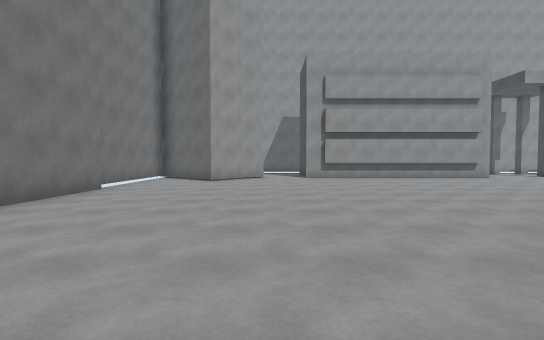
View 1 (above)

24 first-person views from a walk through a Unity game level. The camera is 1.4 m above the floor, tilts 2° down and sees 85° across. The floor is counted in squares, 2 m on a side. Each view is taken from the middle of a square. On the plan, view 1 faces up. The plan holds only what a view shows up to about 10 squares ahead; the rest is blank.

View 2
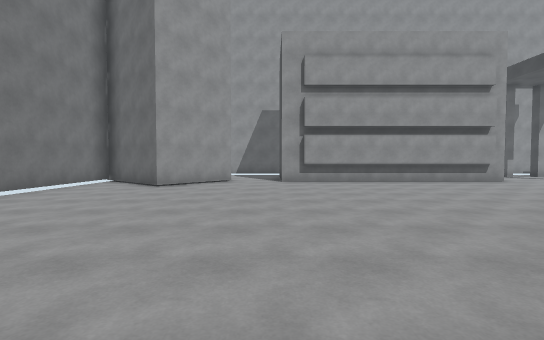

View 3
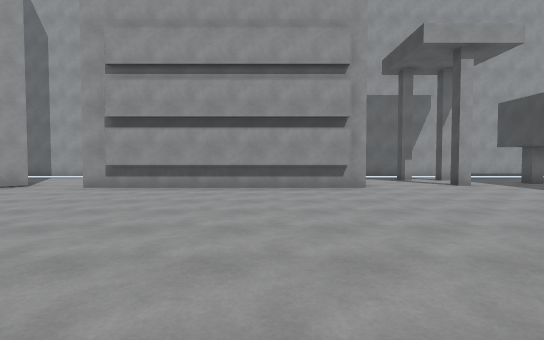

View 4
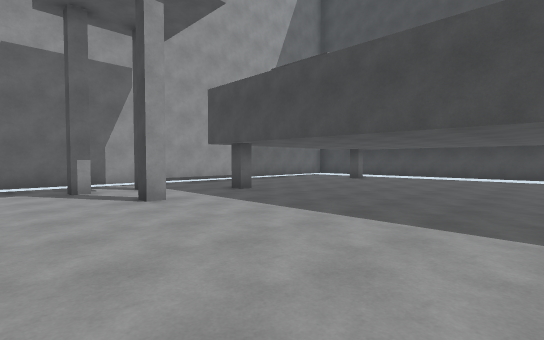

View 5
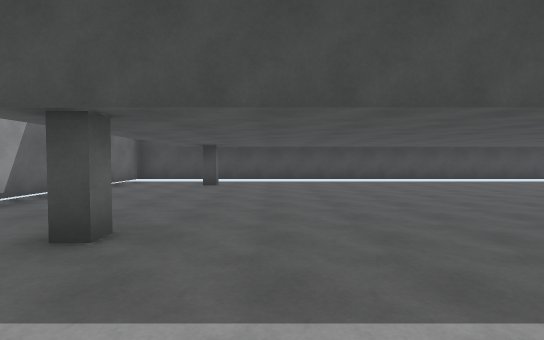

View 6
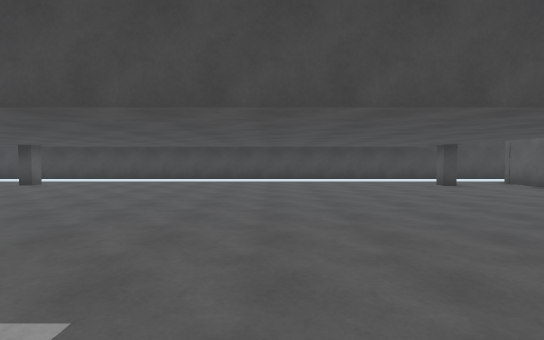

View 7
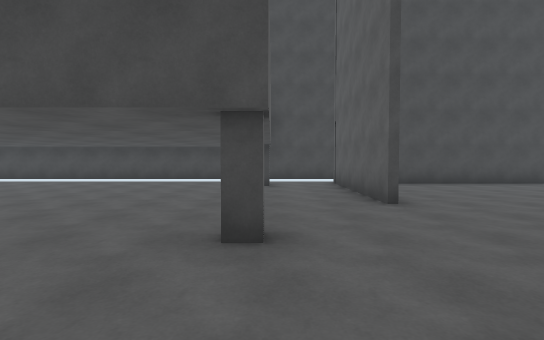

View 8
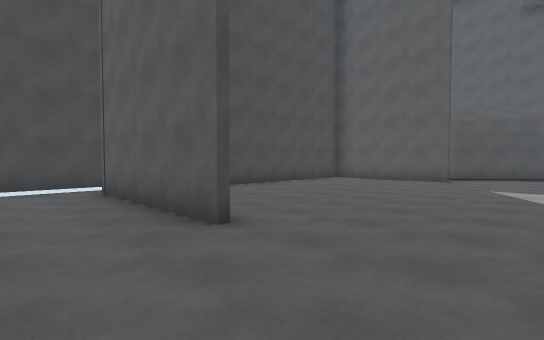

View 9
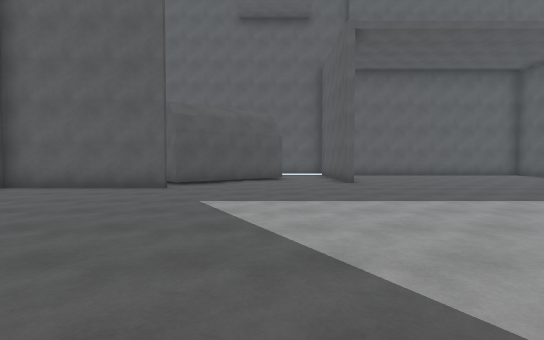

View 10
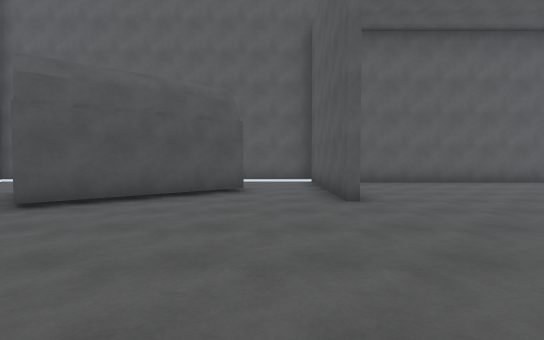

View 11
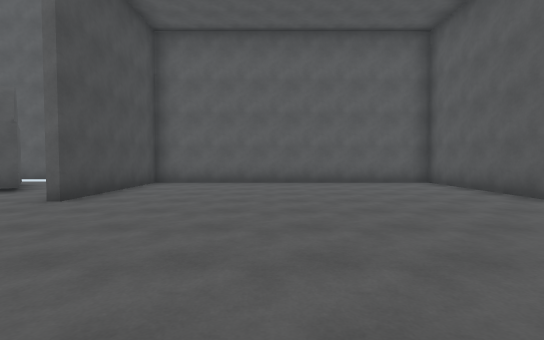

View 12
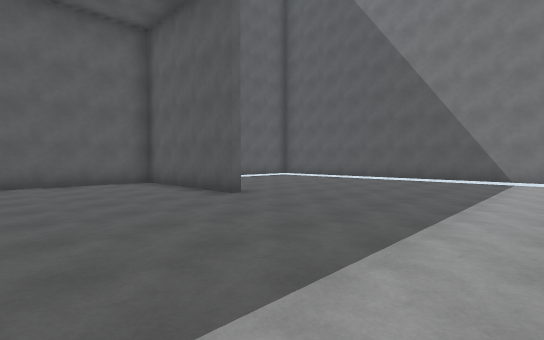

View 13
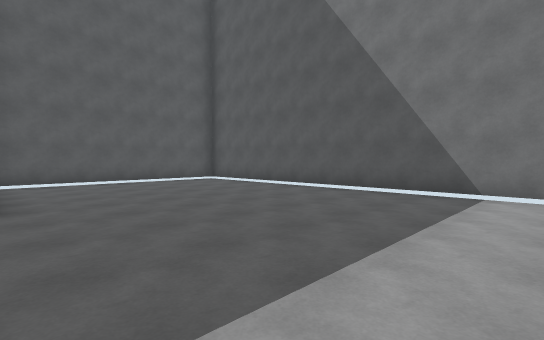

View 14
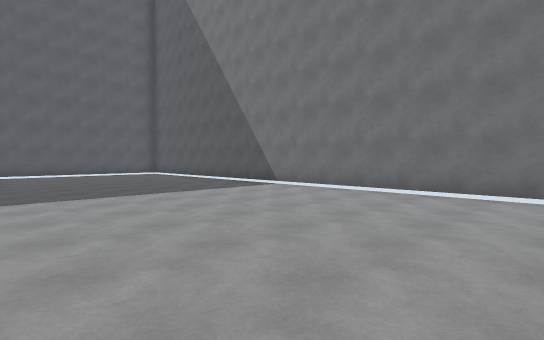

View 15
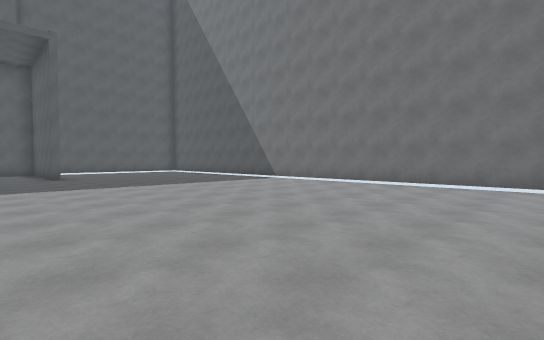

View 16
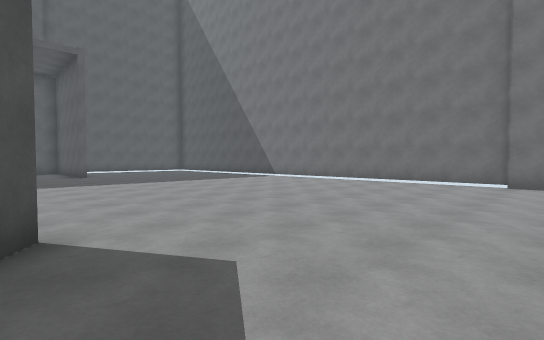

View 17
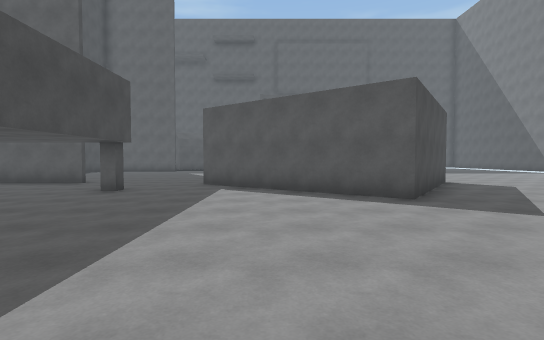

View 18
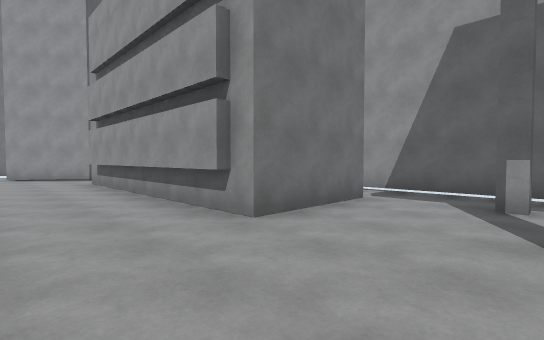

View 19
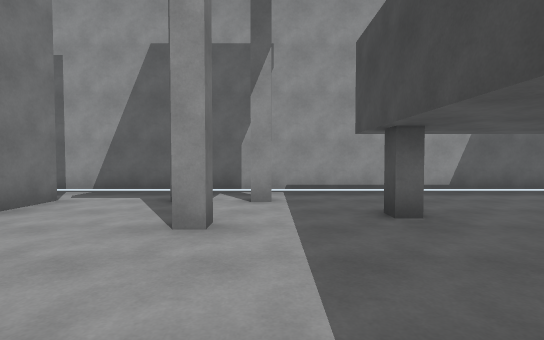

View 20
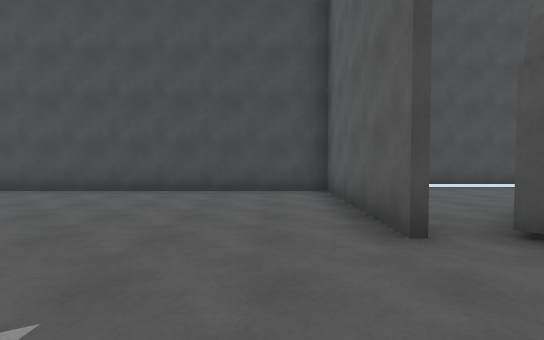

View 21
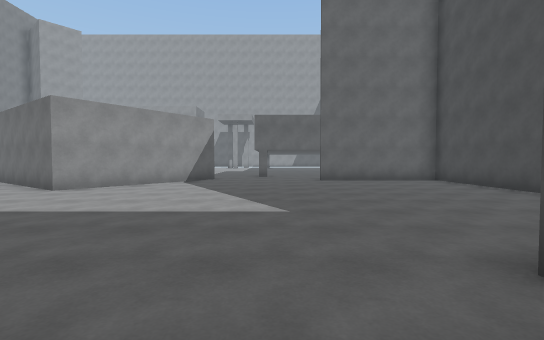

View 22
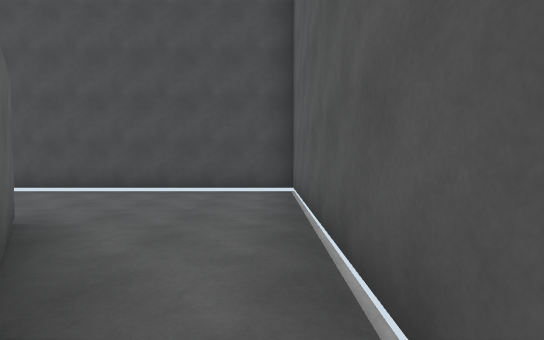

View 23
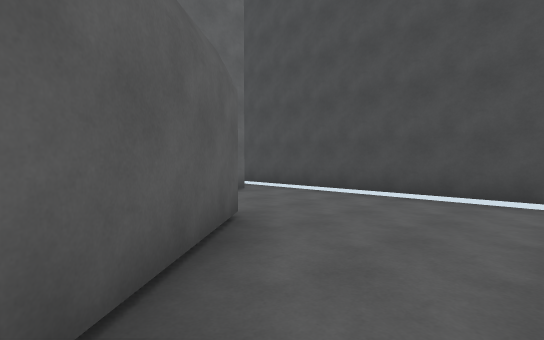

View 24
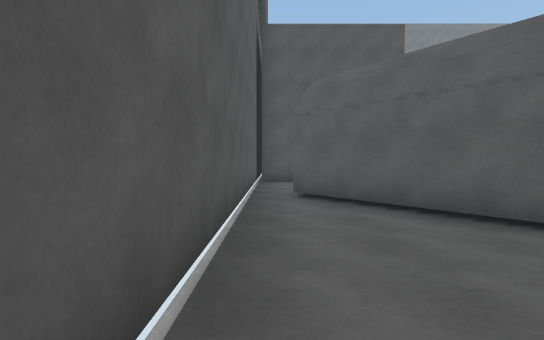

### Floor plan
Points are (right, up) in squares from view 1. A wall is a line through its corners. A room is listed if a view was taken in it or the views show most of it. See-through windows are left out.
Room 1 (views 1, 2, 3, 4, 5, 6, 7, 8, 9, 10, 11, 12, 13, 14, 15, 16, 17, 18, 19, 20, 21)
walls: (4.6, -1.2) (7.5, 2.8) (11.9, -0.4); (11.5, -1) (9.1, -4.4) (5.6, -1.9); (13.9, 1.1) (13.5, 1.1) (13.5, 1.4) (13.9, 1.4); (15.6, -0.8) (19.8, -0.8); (-4.1, 1.6) (-4.1, 0.9); (8, 11.1) (2, 11.1); (-4.3, 1) (-4.3, -13.9); (-4.1, 7.1) (-4.1, 4.4); (11, 11.9) (11, 12.4); (2.2, -10.9) (2.2, -15.1) (10.5, -15.1) (10.5, -10.9); (-0.3, 11.8) (-2, 9.7) (-4.3, 11.7) (-4.3, 7.4); (11.3, 12.4) (11.3, 11.9); (10.8, -10.9) (10.8, -13.6); (19, 1) (19, 1.5); (8.3, 14.1) (8.3, 11.4) (1.2, 11.4); (10.8, 13.9) (10.2, 13.9); (15.5, -9.2) (19.5, -9.2) (19.5, -1); (13.9, 12.5) (13.4, 12.5); (20.6, -1.6) (20.6, 15.3) (7.4, 15.3); (12.6, -12.6) (15.6, -10.2) (16.1, -10.7); (19.5, 12.5) (19, 12.5); (-2.8, -15.5) (1.6, -15.5)
ways out: opening at (12, -13) to room 2; opening at (16, -10) to room 3
Room 2 (views 22, 23)
walls: (15, -14) (14.2, -14.6) (12.6, -12.6); (10.8, -13.6) (10.8, -15.5) (15.5, -15.5)
ways out: opening at (12, -13) to room 1; opening at (16, -15) to room 3
Room 3 (view 24)
walls: (17.3, -12.1) (15, -14); (15.5, -15.5) (20.6, -15.5) (20.6, -8.2)
ways out: opening at (16, -10) to room 1; opening at (16, -15) to room 2

Where each view was taken, in squares from view 1:
view 1: 0 up, 0 right, facing up
view 2: 2 up, 1 right, facing up
view 3: 4 up, 6 right, facing up
view 4: 7 up, 9 right, facing up-right
view 5: 11 up, 11 right, facing right
view 6: 6 up, 11 right, facing right
view 7: 1 up, 11 right, facing right
view 8: 1 up, 13 right, facing down-right
view 9: 2 down, 13 right, facing down
view 10: 6 down, 12 right, facing down
view 11: 6 down, 7 right, facing down
view 12: 6 down, 6 right, facing down-left
view 13: 6 down, 2 right, facing down-left
view 14: 1 down, 2 right, facing down-left
view 15: 1 up, 4 right, facing down-left
view 16: 2 up, 5 right, facing down-left
view 17: 8 up, 10 right, facing down
view 18: 9 up, 11 right, facing up-left
view 19: 9 up, 12 right, facing up
view 20: 8 down, 13 right, facing right
view 21: 11 down, 14 right, facing up
view 22: 15 down, 14 right, facing right
view 23: 15 down, 15 right, facing up-right
view 24: 15 down, 20 right, facing left
